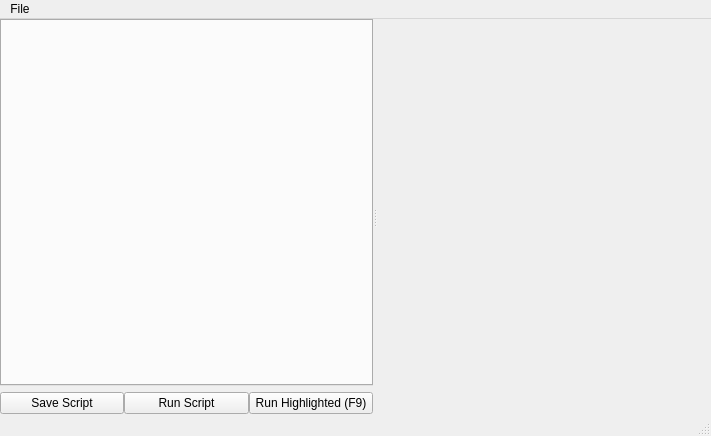
<?xml version="1.0" encoding="UTF-8"?>
<ui version="4.0">
 <class>MainWindow</class>
 <widget class="QMainWindow" name="MainWindow">
  <property name="geometry">
   <rect>
    <x>0</x>
    <y>0</y>
    <width>711</width>
    <height>436</height>
   </rect>
  </property>
  <property name="windowTitle">
   <string>MainWindow</string>
  </property>
  <widget class="QWidget" name="centralwidget">
   <layout class="QGridLayout" name="gridLayout">
    <property name="margin">
     <number>0</number>
    </property>
    <property name="spacing">
     <number>0</number>
    </property>
    <item row="0" column="0">
     <widget class="QSplitter" name="splitter">
      <property name="orientation">
       <enum>Qt::Horizontal</enum>
      </property>
      <property name="childrenCollapsible">
       <bool>false</bool>
      </property>
      <widget class="QWidget" name="verticalLayoutWidget">
       <layout class="QVBoxLayout" name="verticalLayout">
        <property name="spacing">
         <number>6</number>
        </property>
        <item>
         <widget class="QTabWidget" name="scriptTabs">
          <property name="tabShape">
           <enum>QTabWidget::Triangular</enum>
          </property>
          <property name="currentIndex">
           <number>-1</number>
          </property>
          <property name="documentMode">
           <bool>false</bool>
          </property>
          <property name="tabsClosable">
           <bool>true</bool>
          </property>
          <property name="movable">
           <bool>true</bool>
          </property>
         </widget>
        </item>
        <item>
         <layout class="QHBoxLayout" name="horizontalLayout">
          <property name="spacing">
           <number>0</number>
          </property>
          <item>
           <widget class="QPushButton" name="saveButton">
            <property name="text">
             <string>Save Script</string>
            </property>
           </widget>
          </item>
          <item>
           <widget class="QPushButton" name="runButton">
            <property name="text">
             <string>Run Script</string>
            </property>
           </widget>
          </item>
          <item>
           <widget class="QPushButton" name="runSelectedButton">
            <property name="text">
             <string>Run Highlighted (F9)</string>
            </property>
           </widget>
          </item>
         </layout>
        </item>
       </layout>
      </widget>
      <widget class="QWidget" name="terminalWidget" native="true">
       <property name="minimumSize">
        <size>
         <width>250</width>
         <height>0</height>
        </size>
       </property>
      </widget>
     </widget>
    </item>
   </layout>
  </widget>
  <widget class="QMenuBar" name="menubar">
   <property name="geometry">
    <rect>
     <x>0</x>
     <y>0</y>
     <width>711</width>
     <height>21</height>
    </rect>
   </property>
   <widget class="QMenu" name="menuFile">
    <property name="title">
     <string>File</string>
    </property>
    <widget class="QMenu" name="menuLoad_Script">
     <property name="title">
      <string>Open Script</string>
     </property>
     <addaction name="actionFrom_Window"/>
     <addaction name="actionFrom_File"/>
    </widget>
    <widget class="QMenu" name="menuRecentScripts">
     <property name="title">
      <string>Recent Scripts</string>
     </property>
     <addaction name="actionNo_Recent_Scripts"/>
    </widget>
    <addaction name="actionNew_Script"/>
    <addaction name="menuRecentScripts"/>
    <addaction name="menuLoad_Script"/>
    <addaction name="actionSave_Script"/>
    <addaction name="actionChangeFontSize"/>
   </widget>
   <addaction name="menuFile"/>
  </widget>
  <widget class="QStatusBar" name="statusbar"/>
  <action name="actionNew_Script">
   <property name="text">
    <string>New Script</string>
   </property>
  </action>
  <action name="actionSave_Script">
   <property name="text">
    <string>Save Script</string>
   </property>
  </action>
  <action name="actionFrom_Window">
   <property name="text">
    <string>From window</string>
   </property>
  </action>
  <action name="actionFrom_File">
   <property name="text">
    <string>From file</string>
   </property>
  </action>
  <action name="actionNo_Recent_Scripts">
   <property name="enabled">
    <bool>false</bool>
   </property>
   <property name="text">
    <string>No Recent Scripts</string>
   </property>
  </action>
  <action name="actionChangeFontSize">
   <property name="text">
    <string>Change Font Size</string>
   </property>
  </action>
 </widget>
 <resources/>
 <connections/>
</ui>
